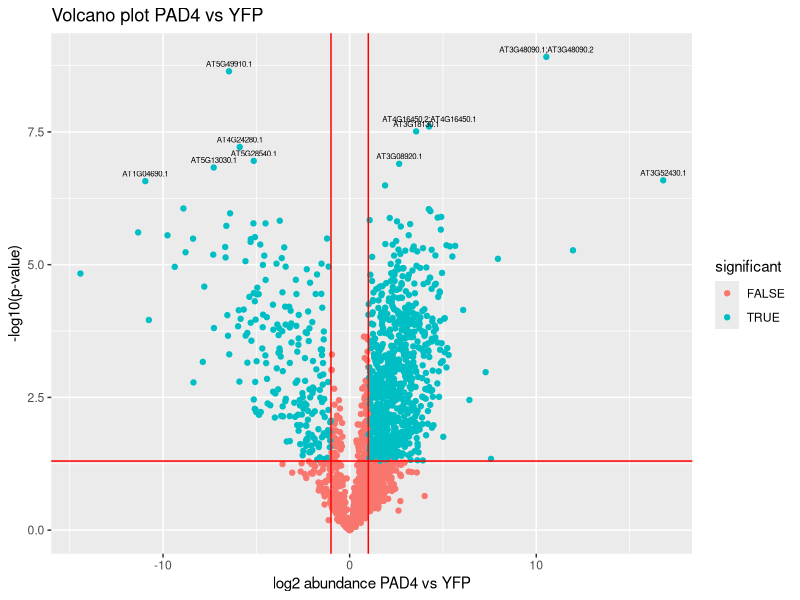
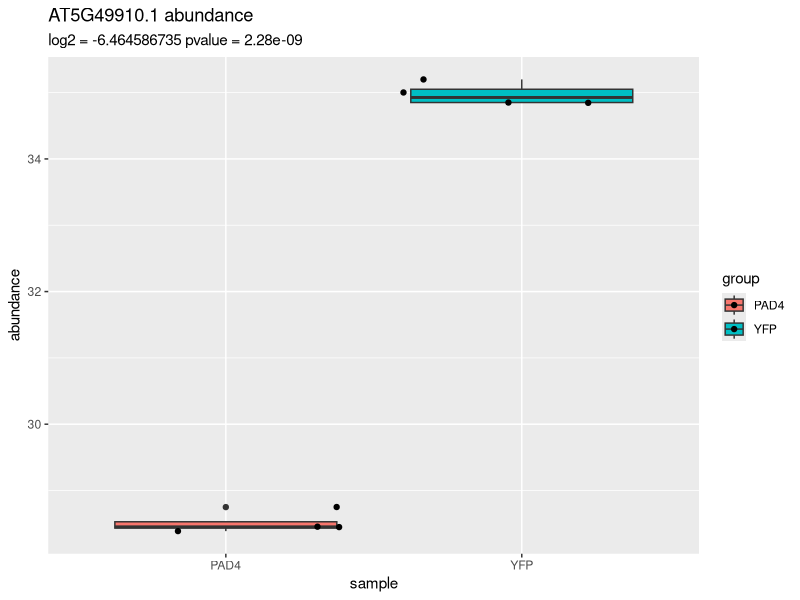
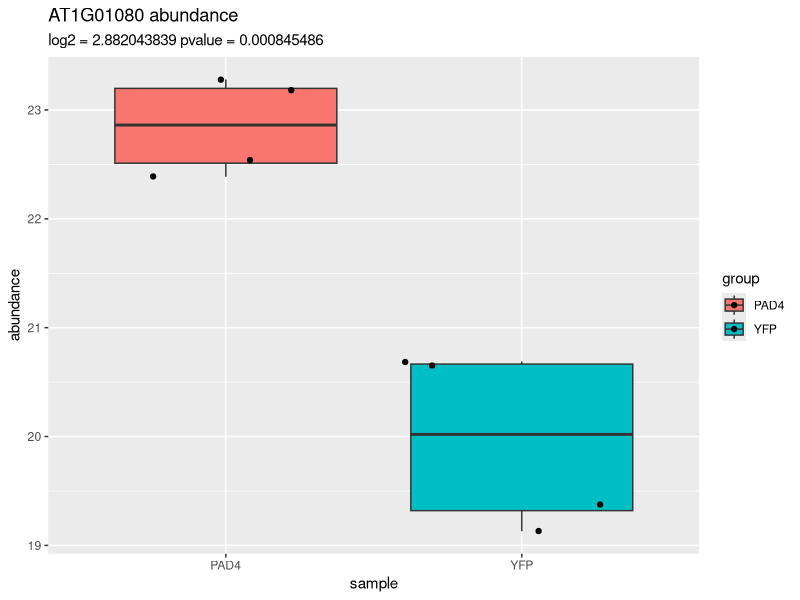
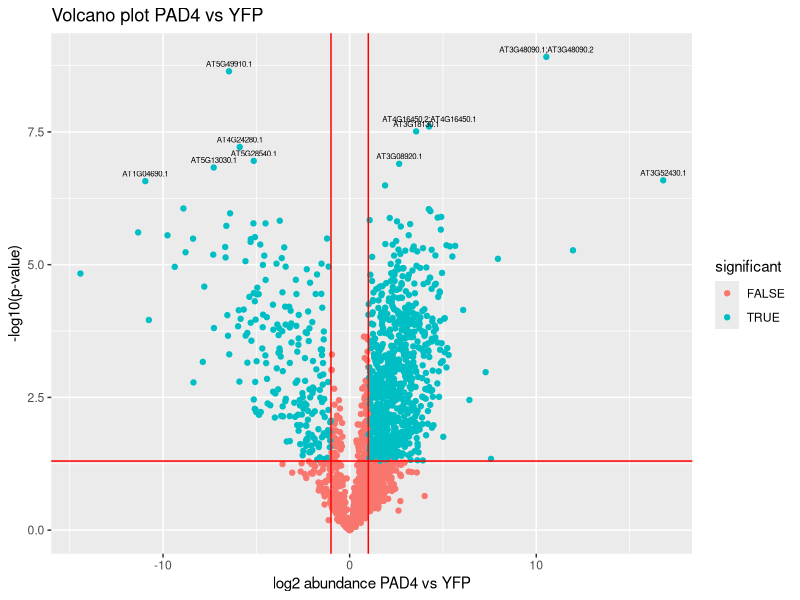
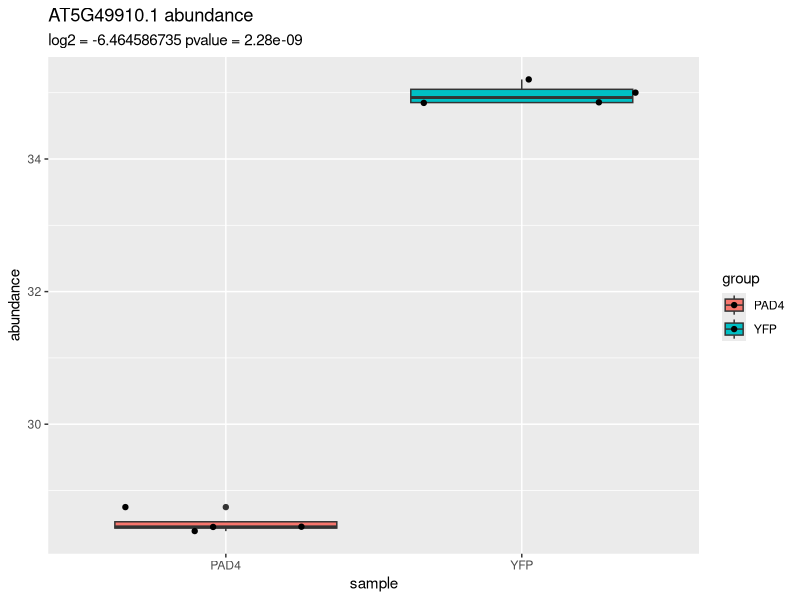
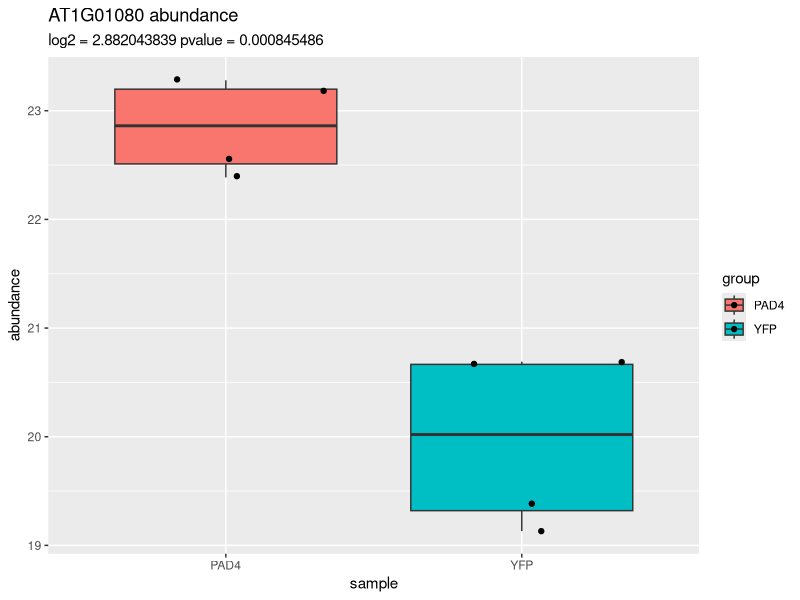

Source code (R) for these figures, in order:
#import data
data <- read.delim("Sun-etal-2021-IP-MS-PAD4-vs-YFP.txt", header = TRUE)

#check data
head(data)
names(data)

##1. VOLCANO PLOT 

#calculate -log10
data$neglog10 <- -log10(data$pval_PAD4_vs_YFP)
head(data)

#are proteins significant 
data$significant <- data$pval_PAD4_vs_YFP < 0.05 & abs(data$log2_PAD4_vs_YFP) > 1
head(data)

#make volcano plot and label top 10
top_proteins <- order(data$pval_PAD4_vs_YFP)[1:10]
top_hits <- data[top_proteins,] #extract rows 

library(ggplot2)

plot <- ggplot(data, aes(x = log2_PAD4_vs_YFP, y = neglog10)) + geom_point(aes(colour = significant)) + #basic scatter plot
  geom_text(data = top_hits, aes(label = Protein.IDs), size = 2, vjust = -0.75) +  #adds labels
  geom_vline(xintercept = c(-1,1), colour = "red") + #vertical line
  geom_hline(yintercept = -log10(0.05),colour = "red") + #horizontal line 
  labs(title = "Volcano plot PAD4 vs YFP", x = "log2 abundance PAD4 vs YFP", y = "-log10(p-value)") #title x and y axis labels
plot

#save figure
ggsave("volcano_plot.pdf", plot, width = 8, height = 6)

##2. BOXPLOTS
#select protein
print(top_hits) #picked AT5G49910.1 
protein <- data[data$Protein.IDs == "AT5G49910.1",]
head(protein)

#extract replicate values
PAD4_values <- as.numeric(protein[, c("Norm_abundance_PAD4_rep1", "Norm_abundance_PAD4_rep2", "Norm_abundance_PAD4_rep3", "Norm_abundance_PAD4_rep4")])
YFP_values <- as.numeric(protein[, c("Norm_abundance_YFP_rep1", "Norm_abundance_YFP_rep2", "Norm_abundance_YFP_rep3", "Norm_abundance_YFP_rep4")])

#combine for y axis
abundance <- c(PAD4_values, YFP_values)

#group label
group <- c(rep("PAD4", 4), rep("YFP", 4))

#plotting df
boxplot_data <- data.frame(group, abundance)

#extract log2 and p values
log2_value <- protein$log2_PAD4_vs_YFP
p_value <- protein$pval_PAD4_vs_YFP

#make boxplot
boxp <- ggplot(boxplot_data, aes(x=group, y=abundance, fill=group)) + geom_boxplot() + geom_jitter() +
  labs(title = "AT5G49910.1 abundance", subtitle = paste("log2 =", log2_value, "pvalue =", p_value), x="sample", y="abundance")
boxp 

ggsave("AT5G49910.1_boxplot.pdf", boxp, width = 8, height = 6)

#repeat for example given 
protein <- data[grep("AT1G01080", data$Protein.IDs), ]

#extract replicate values
PAD4_values <- as.numeric(protein[, c("Norm_abundance_PAD4_rep1", "Norm_abundance_PAD4_rep2", "Norm_abundance_PAD4_rep3", "Norm_abundance_PAD4_rep4")])
YFP_values <- as.numeric(protein[, c("Norm_abundance_YFP_rep1", "Norm_abundance_YFP_rep2", "Norm_abundance_YFP_rep3", "Norm_abundance_YFP_rep4")])

#combine for y axis
abundance <- c(PAD4_values, YFP_values)

#group label
group <- c(rep("PAD4", 4), rep("YFP", 4))

#plotting df
boxplot_data <- data.frame(group, abundance)

#extract log2 and p values
log2_value <- protein$log2_PAD4_vs_YFP
p_value <- protein$pval_PAD4_vs_YFP

#make boxplot
boxp <- ggplot(boxplot_data, aes(x=group, y=abundance, fill=group)) + geom_boxplot() + geom_jitter() +
  labs(title = "AT1G01080 abundance", subtitle = paste("log2 =", log2_value, "pvalue =", p_value), x="sample", y="abundance")
boxp 

ggsave("AT1G01080_boxplot.pdf", boxp, width = 8, height = 6)

